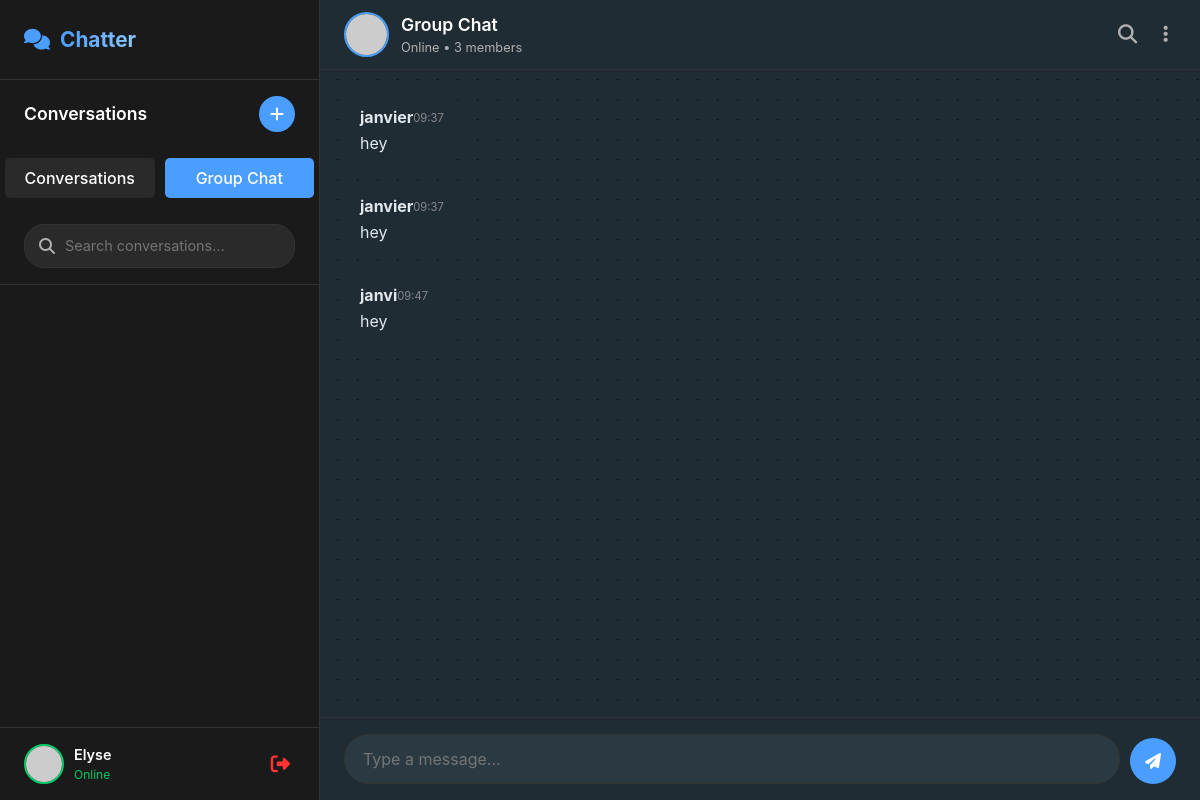
Before: /group/chat/ (signed in) with the older database file.
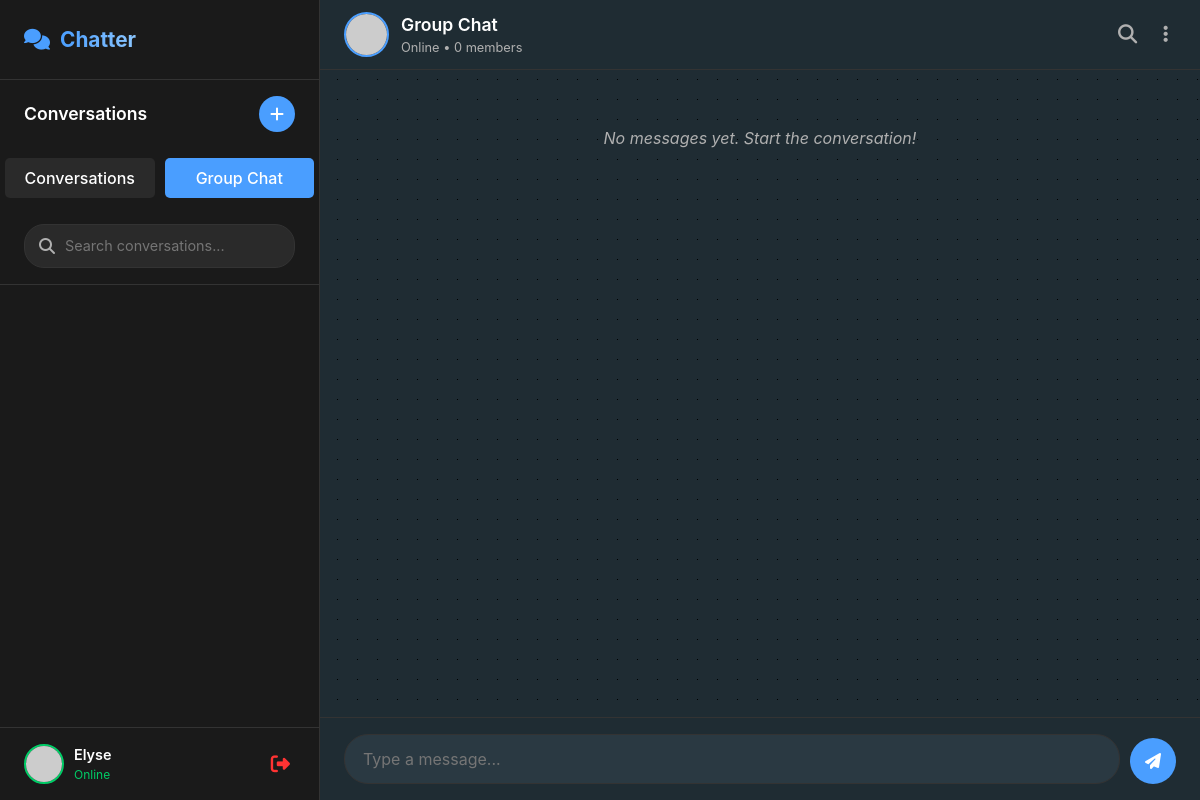
After: the same page with the newer database file.
### chat/models.py (models this page shows, shortened)
class GroupChat(models.Model):
    sender = models.ForeignKey(User, on_delete=models.CASCADE)
    message = models.TextField()
    timestamp = models.DateTimeField(auto_now_add=True)

### chat/views.py (the view)
# urls.py: path('group/chat/', views.group_chat_view, name='group_chat'),  # Updated path
@login_required
def group_chat_view(request):
    search_query = request.GET.get("search", "")
    if request.method == "POST":
        message = request.POST.get("message")
        if message:
            GroupChat.objects.create(sender=request.user, message=message)
    messages = GroupChat.objects.all().order_by("timestamp")
    if search_query:
        messages = messages.filter(Q(message__icontains=search_query))
    return render(request, "group_chat.html", {"messages": messages, "search_query": search_query})

### templates/group_chat.html (shortened to what this page needs)
{% load static %}
<!DOCTYPE html>
<html lang="en">
  <head>
    <link rel="stylesheet" href="https://cdnjs.cloudflare.com/ajax/libs/font-awesome/6.5.0/css/all.min.css" />
    <link rel="stylesheet" href="https://stackpath.bootstrapcdn.com/bootstrap/4.5.2/css/bootstrap.min.css"/>
  </head>
  <body>
    <div class="sidebar" id="sidebar">
      <div class="sidebar-header">
        <div class="sidebar-brand">
          <i class="fas fa-comments"></i>
          <a href="{% url 'posts' %}">
            <span>Chatter</span>
          </a>
        </div>
      </div>
      <div class="chats-header">
        <div class="chats-title">Conversations</div>
        <button class="new-chat-btn" title="New Chat">
          <i class="fas fa-plus"></i>
        </button>
      </div>
      <div class="chat-toggle">
        <a href="{% url 'go-to-user5-chat' %}" class="toggle-btn">Conversations</a>
        <a href="{% url 'group_chat' %}" class="toggle-btn active">Group Chat</a>
      </div>
      <div class="search-container">
        <div class="search-box">
          <i class="fas fa-search search-icon"></i>
          <input type="text" class="search-input" placeholder="Search conversations...">
        </div>
      </div>
      <div class="contacts">
      </div>
      <div class="sidebar-footer">
        <div class="user-info">
          <img
            src="https://ui-avatars.com/api/?name={{ request.user.username|urlencode }}&size=64&background=random"
            alt="{{ request.user.username }}"
            class="user-avatar"
          />
          <div class="user-details">
            <div class="username">{{ request.user.username|title }}</div>
            <div class="user-status">Online</div>
          </div>
        </div>
        <a href="{% url 'logout' %}" class="logout-btn" title="Logout">
          <i class="fas fa-sign-out-alt"></i>
        </a>
      </div>
    </div>
    <div class="chat-area">
      <div class="chat-header">
        <div class="chat-partner">
          <img
            src="https://ui-avatars.com/api/?name=Group+Chat&size=64&background=random"
            alt="Group Chat"
            class="chat-partner-avatar"
          />
          <div class="chat-partner-info">
            <div class="chat-partner-name">Group Chat</div>
            <div class="chat-partner-status">Online • {{ messages|length }} members</div>
          </div>
        </div>
        <div class="chat-actions">
          <button class="chat-action-btn" title="Search">
            <i class="fas fa-search"></i>
          </button>
          <button class="chat-action-btn" title="More options">
            <i class="fas fa-ellipsis-v"></i>
          </button>
        </div>
      </div>
      <div id="chat-messages" class="chat-messages">
        {% if messages %}
          {% for chat in messages %}
          <div class="message {% if chat.sender == request.user %}sent{% else %}received{% endif %}">
            <div class="d-flex justify-content-between mb-1">
              <span class="font-weight-bold">{{ chat.sender.username }}</span>
              <small class="message-time">{{ chat.timestamp|date:"H:i" }}</small>
            </div>
            <span>{{ chat.message }}</span>
          </div>
          {% endfor %}
        {% else %}
          <p class="no-messages">No messages yet. Start the conversation!</p>
        {% endif %}
      </div>
      <div class="chat-input-container">
        <form method="POST" action="" class="chat-input-form" id="messageForm">
          <textarea
            name="message"
            class="message-input"
            id="messageInput"
            placeholder="Type a message..."
            rows="1"
            required
          ></textarea>
          <button type="submit" class="send-btn" id="sendButton">
            <i class="fas fa-paper-plane"></i>
          </button>
        </form>
      </div>
    </div>
  </body>
</html>

Changed rows visible on the page:
removed GroupChat: sender.username "janvier", timestamp "09:37", message "hey"
removed GroupChat: sender.username "janvier", timestamp "09:37", message "hey"
removed GroupChat: sender.username "janvi", timestamp "09:47", message "hey"
Other visible differences:
{{ messages|length }}: "3" → "0"
text now shown: "No messages yet. Start the conversation!"
